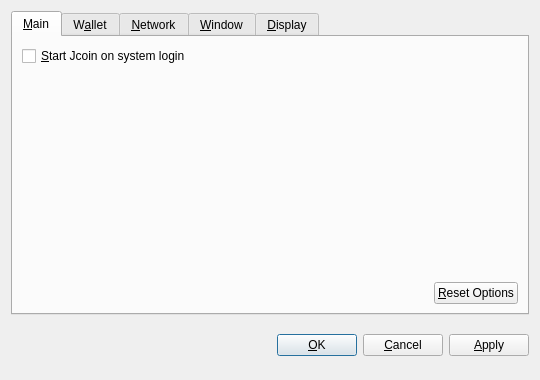
<?xml version="1.0" encoding="UTF-8"?>
<ui version="4.0">
 <class>OptionsDialog</class>
 <widget class="QDialog" name="OptionsDialog">
  <property name="geometry">
   <rect>
    <x>0</x>
    <y>0</y>
    <width>540</width>
    <height>380</height>
   </rect>
  </property>
  <property name="windowTitle">
   <string>Options</string>
  </property>
  <property name="modal">
   <bool>true</bool>
  </property>
  <layout class="QVBoxLayout" name="verticalLayout">
   <item>
    <widget class="QTabWidget" name="tabWidget">
     <property name="tabPosition">
      <enum>QTabWidget::North</enum>
     </property>
     <property name="currentIndex">
      <number>0</number>
     </property>
     <widget class="QWidget" name="tabMain">
      <attribute name="title">
       <string>&amp;Main</string>
      </attribute>
      <layout class="QVBoxLayout" name="verticalLayout_Main">
       <item>
        <widget class="QCheckBox" name="bitcoinAtStartup">
         <property name="toolTip">
          <string>Automatically start Jcoin after logging in to the system.</string>
         </property>
         <property name="text">
          <string>&amp;Start Jcoin on system login</string>
         </property>
        </widget>
       </item>
       <item>
        <spacer name="verticalSpacer_Main">
         <property name="orientation">
          <enum>Qt::Vertical</enum>
         </property>
         <property name="sizeHint" stdset="0">
          <size>
           <width>20</width>
           <height>40</height>
          </size>
         </property>
        </spacer>
       </item>
       <item>
        <layout class="QHBoxLayout" name="horizontalLayout_2_Main">
         <item>
          <spacer name="horizontalSpacer_2_Main">
           <property name="orientation">
            <enum>Qt::Horizontal</enum>
           </property>
           <property name="sizeHint" stdset="0">
            <size>
             <width>40</width>
             <height>20</height>
            </size>
           </property>
          </spacer>
         </item>
         <item>
          <widget class="QPushButton" name="resetButton">
           <property name="toolTip">
            <string>Reset all client options to default.</string>
           </property>
           <property name="text">
            <string>&amp;Reset Options</string>
           </property>
           <property name="autoDefault">
            <bool>false</bool>
           </property>
          </widget>
         </item>
        </layout>
       </item>
      </layout>
     </widget>
     <widget class="QWidget" name="tabWallet">
      <attribute name="title">
       <string>W&amp;allet</string>
      </attribute>
      <layout class="QVBoxLayout" name="verticalLayout_Network">
       <item>
        <widget class="QLabel" name="transactionFeeInfoLabel">
         <property name="text">
          <string>Optional transaction fee per kB that helps make sure your transactions are processed quickly. Most transactions are 1 kB.</string>
         </property>
         <property name="textFormat">
          <enum>Qt::PlainText</enum>
         </property>
         <property name="wordWrap">
          <bool>true</bool>
         </property>
        </widget>
       </item>
       <item>
        <layout class="QHBoxLayout" name="horizontalLayout_1_Main">
         <item>
          <widget class="QLabel" name="transactionFeeLabel">
           <property name="text">
            <string>Pay transaction &amp;fee</string>
           </property>
           <property name="textFormat">
            <enum>Qt::PlainText</enum>
           </property>
           <property name="buddy">
            <cstring>transactionFee</cstring>
           </property>
          </widget>
         </item>
         <item>
          <widget class="BitcoinAmountField" name="transactionFee"/>
         </item>
         <item>
          <spacer name="horizontalSpacer_1_Main">
           <property name="orientation">
            <enum>Qt::Horizontal</enum>
           </property>
           <property name="sizeHint" stdset="0">
            <size>
             <width>40</width>
             <height>20</height>
            </size>
           </property>
          </spacer>
         </item>
        </layout>
       </item>
       <item>
        <widget class="QLabel" name="label">
         <property name="text">
          <string>If you disable the spending of unconfirmed change, the change from a transaction cannot be used until that transaction has at least one confirmation. This also affects how your balance is computed.</string>
         </property>
         <property name="wordWrap">
          <bool>true</bool>
         </property>
        </widget>
       </item>
       <item>
        <widget class="QCheckBox" name="spendZeroConfChange">
         <property name="text">
          <string>Spend unconfirmed change  (experts only)</string>
         </property>
        </widget>
       </item>
       <item>
        <spacer name="verticalSpacer">
         <property name="orientation">
          <enum>Qt::Vertical</enum>
         </property>
         <property name="sizeHint" stdset="0">
          <size>
           <width>20</width>
           <height>40</height>
          </size>
         </property>
        </spacer>
       </item>
      </layout>
     </widget>
     <widget class="QWidget" name="tabNetwork">
      <attribute name="title">
       <string>&amp;Network</string>
      </attribute>
      <layout class="QVBoxLayout" name="verticalLayout_Network">
       <item>
        <widget class="QCheckBox" name="mapPortUpnp">
         <property name="toolTip">
          <string>Automatically open the Jcoin client port on the router. This only works when your router supports UPnP and it is enabled.</string>
         </property>
         <property name="text">
          <string>Map port using &amp;UPnP</string>
         </property>
        </widget>
       </item>
       <item>
        <widget class="QCheckBox" name="connectSocks">
         <property name="toolTip">
          <string>Connect to the Jcoin network through a SOCKS proxy (e.g. when connecting through Tor).</string>
         </property>
         <property name="text">
          <string>&amp;Connect through SOCKS proxy:</string>
         </property>
        </widget>
       </item>
       <item>
        <layout class="QHBoxLayout" name="horizontalLayout_Network">
         <item>
          <widget class="QLabel" name="proxyIpLabel">
           <property name="text">
            <string>Proxy &amp;IP:</string>
           </property>
           <property name="textFormat">
            <enum>Qt::PlainText</enum>
           </property>
           <property name="buddy">
            <cstring>proxyIp</cstring>
           </property>
          </widget>
         </item>
         <item>
          <widget class="QValidatedLineEdit" name="proxyIp">
           <property name="maximumSize">
            <size>
             <width>140</width>
             <height>16777215</height>
            </size>
           </property>
           <property name="toolTip">
            <string>IP address of the proxy (e.g. 127.0.0.1)</string>
           </property>
          </widget>
         </item>
         <item>
          <widget class="QLabel" name="proxyPortLabel">
           <property name="text">
            <string>&amp;Port:</string>
           </property>
           <property name="textFormat">
            <enum>Qt::PlainText</enum>
           </property>
           <property name="buddy">
            <cstring>proxyPort</cstring>
           </property>
          </widget>
         </item>
         <item>
          <widget class="QLineEdit" name="proxyPort">
           <property name="maximumSize">
            <size>
             <width>55</width>
             <height>16777215</height>
            </size>
           </property>
           <property name="toolTip">
            <string>Port of the proxy (e.g. 9050)</string>
           </property>
          </widget>
         </item>
         <item>
          <widget class="QLabel" name="socksVersionLabel">
           <property name="text">
            <string>SOCKS &amp;Version:</string>
           </property>
           <property name="textFormat">
            <enum>Qt::PlainText</enum>
           </property>
           <property name="buddy">
            <cstring>socksVersion</cstring>
           </property>
          </widget>
         </item>
         <item>
          <widget class="QValueComboBox" name="socksVersion">
           <property name="toolTip">
            <string>SOCKS version of the proxy (e.g. 5)</string>
           </property>
          </widget>
         </item>
         <item>
          <spacer name="horizontalSpacer_Network">
           <property name="orientation">
            <enum>Qt::Horizontal</enum>
           </property>
           <property name="sizeHint" stdset="0">
            <size>
             <width>40</width>
             <height>20</height>
            </size>
           </property>
          </spacer>
         </item>
        </layout>
       </item>
       <item>
        <spacer name="verticalSpacer_Network">
         <property name="orientation">
          <enum>Qt::Vertical</enum>
         </property>
         <property name="sizeHint" stdset="0">
          <size>
           <width>20</width>
           <height>40</height>
          </size>
         </property>
        </spacer>
       </item>
      </layout>
     </widget>
     <widget class="QWidget" name="tabWindow">
      <attribute name="title">
       <string>&amp;Window</string>
      </attribute>
      <layout class="QVBoxLayout" name="verticalLayout_Window">
       <item>
        <widget class="QCheckBox" name="minimizeToTray">
         <property name="toolTip">
          <string>Show only a tray icon after minimizing the window.</string>
         </property>
         <property name="text">
          <string>&amp;Minimize to the tray instead of the taskbar</string>
         </property>
        </widget>
       </item>
       <item>
        <widget class="QCheckBox" name="minimizeOnClose">
         <property name="toolTip">
          <string>Minimize instead of exit the application when the window is closed. When this option is enabled, the application will be closed only after selecting Quit in the menu.</string>
         </property>
         <property name="text">
          <string>M&amp;inimize on close</string>
         </property>
        </widget>
       </item>
       <item>
        <spacer name="verticalSpacer_Window">
         <property name="orientation">
          <enum>Qt::Vertical</enum>
         </property>
         <property name="sizeHint" stdset="0">
          <size>
           <width>20</width>
           <height>40</height>
          </size>
         </property>
        </spacer>
       </item>
      </layout>
     </widget>
     <widget class="QWidget" name="tabDisplay">
      <attribute name="title">
       <string>&amp;Display</string>
      </attribute>
      <layout class="QVBoxLayout" name="verticalLayout_Display">
       <item>
        <layout class="QHBoxLayout" name="horizontalLayout_1_Display">
         <item>
          <widget class="QLabel" name="langLabel">
           <property name="text">
            <string>User Interface &amp;language:</string>
           </property>
           <property name="textFormat">
            <enum>Qt::PlainText</enum>
           </property>
           <property name="buddy">
            <cstring>lang</cstring>
           </property>
          </widget>
         </item>
         <item>
          <widget class="QValueComboBox" name="lang">
           <property name="toolTip">
            <string>The user interface language can be set here. This setting will take effect after restarting Jcoin.</string>
           </property>
          </widget>
         </item>
        </layout>
       </item>
       <item>
        <layout class="QHBoxLayout" name="horizontalLayout_2_Display">
         <item>
          <widget class="QLabel" name="unitLabel">
           <property name="text">
            <string>&amp;Unit to show amounts in:</string>
           </property>
           <property name="textFormat">
            <enum>Qt::PlainText</enum>
           </property>
           <property name="buddy">
            <cstring>unit</cstring>
           </property>
          </widget>
         </item>
         <item>
          <widget class="QValueComboBox" name="unit">
           <property name="toolTip">
            <string>Choose the default subdivision unit to show in the interface and when sending coins.</string>
           </property>
          </widget>
         </item>
        </layout>
       </item>
       <item>
        <widget class="QCheckBox" name="displayAddresses">
         <property name="toolTip">
          <string>Whether to show Jcoin addresses in the transaction list or not.</string>
         </property>
         <property name="text">
          <string>&amp;Display addresses in transaction list</string>
         </property>
        </widget>
       </item>
       <item>
        <widget class="QCheckBox" name="coinControlFeatures">
         <property name="toolTip">
          <string>Whether to show coin control features or not.</string>
         </property>
         <property name="text">
          <string>Display coin &amp;control features (experts only!)</string>
         </property>
        </widget>
       </item>
       <item>
        <spacer name="verticalSpacer_Display">
         <property name="orientation">
          <enum>Qt::Vertical</enum>
         </property>
         <property name="sizeHint" stdset="0">
          <size>
           <width>20</width>
           <height>40</height>
          </size>
         </property>
        </spacer>
       </item>
      </layout>
     </widget>
    </widget>
   </item>
   <item>
    <layout class="QHBoxLayout" name="horizontalLayout_Buttons">
     <item>
      <spacer name="horizontalSpacer_1">
       <property name="orientation">
        <enum>Qt::Horizontal</enum>
       </property>
       <property name="sizeHint" stdset="0">
        <size>
         <width>40</width>
         <height>48</height>
        </size>
       </property>
      </spacer>
     </item>
     <item>
      <widget class="QLabel" name="statusLabel">
       <property name="font">
        <font>
         <weight>75</weight>
         <bold>true</bold>
        </font>
       </property>
       <property name="text">
        <string/>
       </property>
       <property name="textFormat">
        <enum>Qt::PlainText</enum>
       </property>
       <property name="wordWrap">
        <bool>true</bool>
       </property>
      </widget>
     </item>
     <item>
      <spacer name="horizontalSpacer_2">
       <property name="orientation">
        <enum>Qt::Horizontal</enum>
       </property>
       <property name="sizeHint" stdset="0">
        <size>
         <width>40</width>
         <height>48</height>
        </size>
       </property>
      </spacer>
     </item>
     <item>
      <widget class="QPushButton" name="okButton">
       <property name="text">
        <string>&amp;OK</string>
       </property>
      </widget>
     </item>
     <item>
      <widget class="QPushButton" name="cancelButton">
       <property name="text">
        <string>&amp;Cancel</string>
       </property>
       <property name="autoDefault">
        <bool>false</bool>
       </property>
      </widget>
     </item>
     <item>
      <widget class="QPushButton" name="applyButton">
       <property name="text">
        <string>&amp;Apply</string>
       </property>
       <property name="autoDefault">
        <bool>false</bool>
       </property>
      </widget>
     </item>
    </layout>
   </item>
  </layout>
 </widget>
 <customwidgets>
  <customwidget>
   <class>BitcoinAmountField</class>
   <extends>QSpinBox</extends>
   <header>bitcoinamountfield.h</header>
  </customwidget>
  <customwidget>
   <class>QValueComboBox</class>
   <extends>QComboBox</extends>
   <header>qvaluecombobox.h</header>
  </customwidget>
  <customwidget>
   <class>QValidatedLineEdit</class>
   <extends>QLineEdit</extends>
   <header>qvalidatedlineedit.h</header>
  </customwidget>
 </customwidgets>
 <resources/>
 <connections/>
</ui>
